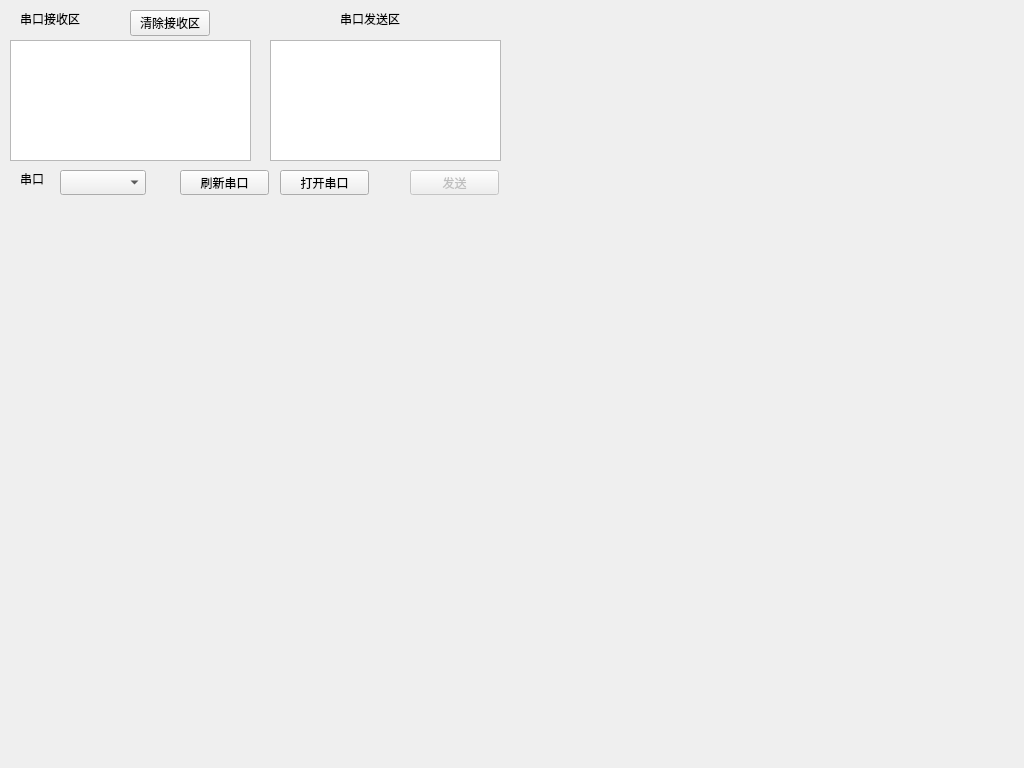
<?xml version="1.0" encoding="UTF-8"?>
<ui version="4.0">
 <class>Form</class>
 <widget class="QWidget" name="Form">
  <property name="geometry">
   <rect>
    <x>0</x>
    <y>0</y>
    <width>1024</width>
    <height>768</height>
   </rect>
  </property>
  <property name="windowTitle">
   <string>机器人上位机</string>
  </property>
  <widget class="QLabel" name="label">
   <property name="geometry">
    <rect>
     <x>20</x>
     <y>10</y>
     <width>81</width>
     <height>17</height>
    </rect>
   </property>
   <property name="text">
    <string>串口接收区</string>
   </property>
  </widget>
  <widget class="QLabel" name="label_2">
   <property name="geometry">
    <rect>
     <x>340</x>
     <y>10</y>
     <width>81</width>
     <height>17</height>
    </rect>
   </property>
   <property name="text">
    <string>串口发送区</string>
   </property>
  </widget>
  <widget class="QTextBrowser" name="UartRec">
   <property name="geometry">
    <rect>
     <x>10</x>
     <y>40</y>
     <width>241</width>
     <height>121</height>
    </rect>
   </property>
  </widget>
  <widget class="QTextEdit" name="UartSend">
   <property name="geometry">
    <rect>
     <x>270</x>
     <y>40</y>
     <width>231</width>
     <height>121</height>
    </rect>
   </property>
  </widget>
  <widget class="QPushButton" name="UartSendButtom">
   <property name="enabled">
    <bool>false</bool>
   </property>
   <property name="geometry">
    <rect>
     <x>410</x>
     <y>170</y>
     <width>89</width>
     <height>25</height>
    </rect>
   </property>
   <property name="text">
    <string>发送</string>
   </property>
  </widget>
  <widget class="QComboBox" name="UartList">
   <property name="geometry">
    <rect>
     <x>60</x>
     <y>170</y>
     <width>86</width>
     <height>25</height>
    </rect>
   </property>
   <property name="editable">
    <bool>false</bool>
   </property>
  </widget>
  <widget class="QLabel" name="label_3">
   <property name="geometry">
    <rect>
     <x>20</x>
     <y>170</y>
     <width>31</width>
     <height>17</height>
    </rect>
   </property>
   <property name="text">
    <string>串口</string>
   </property>
  </widget>
  <widget class="QPushButton" name="ReFlashUart">
   <property name="geometry">
    <rect>
     <x>180</x>
     <y>170</y>
     <width>89</width>
     <height>25</height>
    </rect>
   </property>
   <property name="text">
    <string>刷新串口</string>
   </property>
  </widget>
  <widget class="QPushButton" name="OpenUart">
   <property name="geometry">
    <rect>
     <x>280</x>
     <y>170</y>
     <width>89</width>
     <height>25</height>
    </rect>
   </property>
   <property name="text">
    <string>打开串口</string>
   </property>
  </widget>
  <widget class="QLabel" name="UartStates">
   <property name="geometry">
    <rect>
     <x>30</x>
     <y>200</y>
     <width>461</width>
     <height>20</height>
    </rect>
   </property>
   <property name="text">
    <string/>
   </property>
  </widget>
  <widget class="QPushButton" name="ClearButtom">
   <property name="geometry">
    <rect>
     <x>130</x>
     <y>10</y>
     <width>80</width>
     <height>26</height>
    </rect>
   </property>
   <property name="text">
    <string>清除接收区</string>
   </property>
  </widget>
 </widget>
 <resources/>
 <connections/>
</ui>
